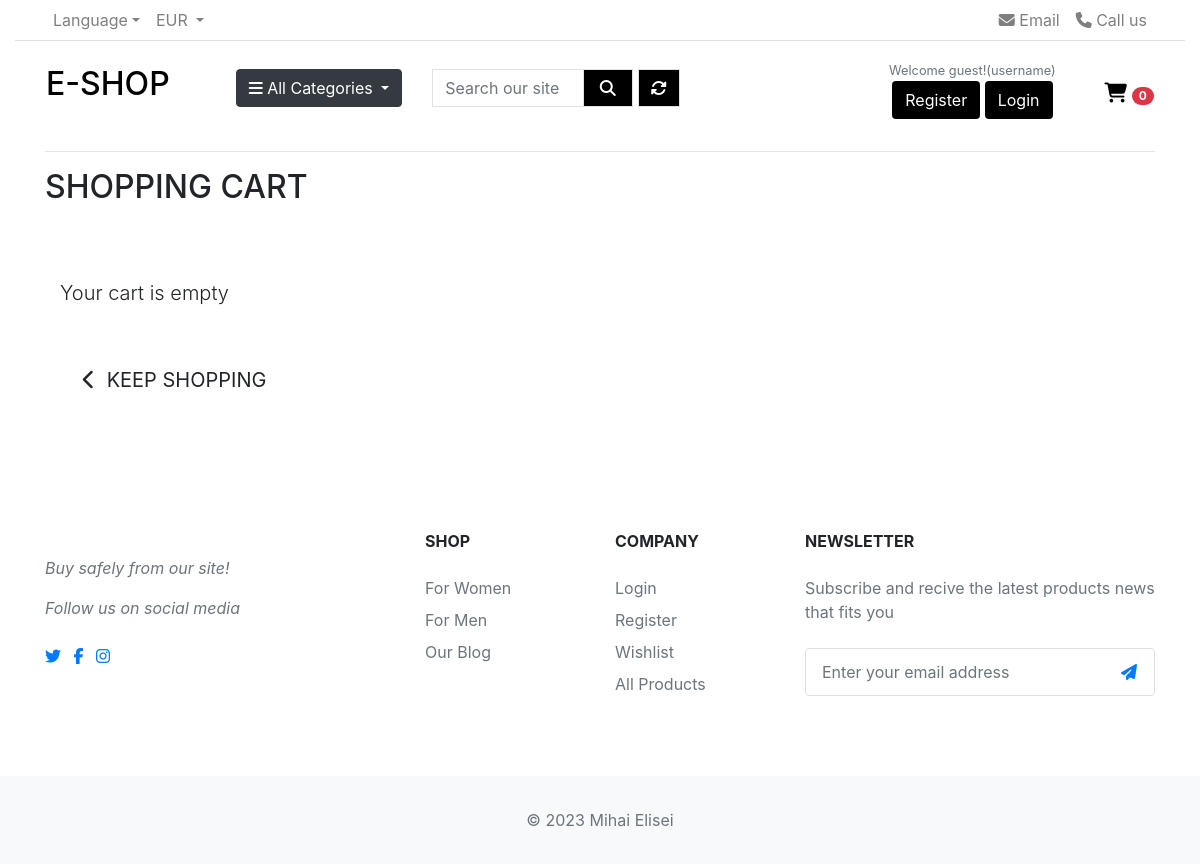
Before: /cart/ with the older database file.
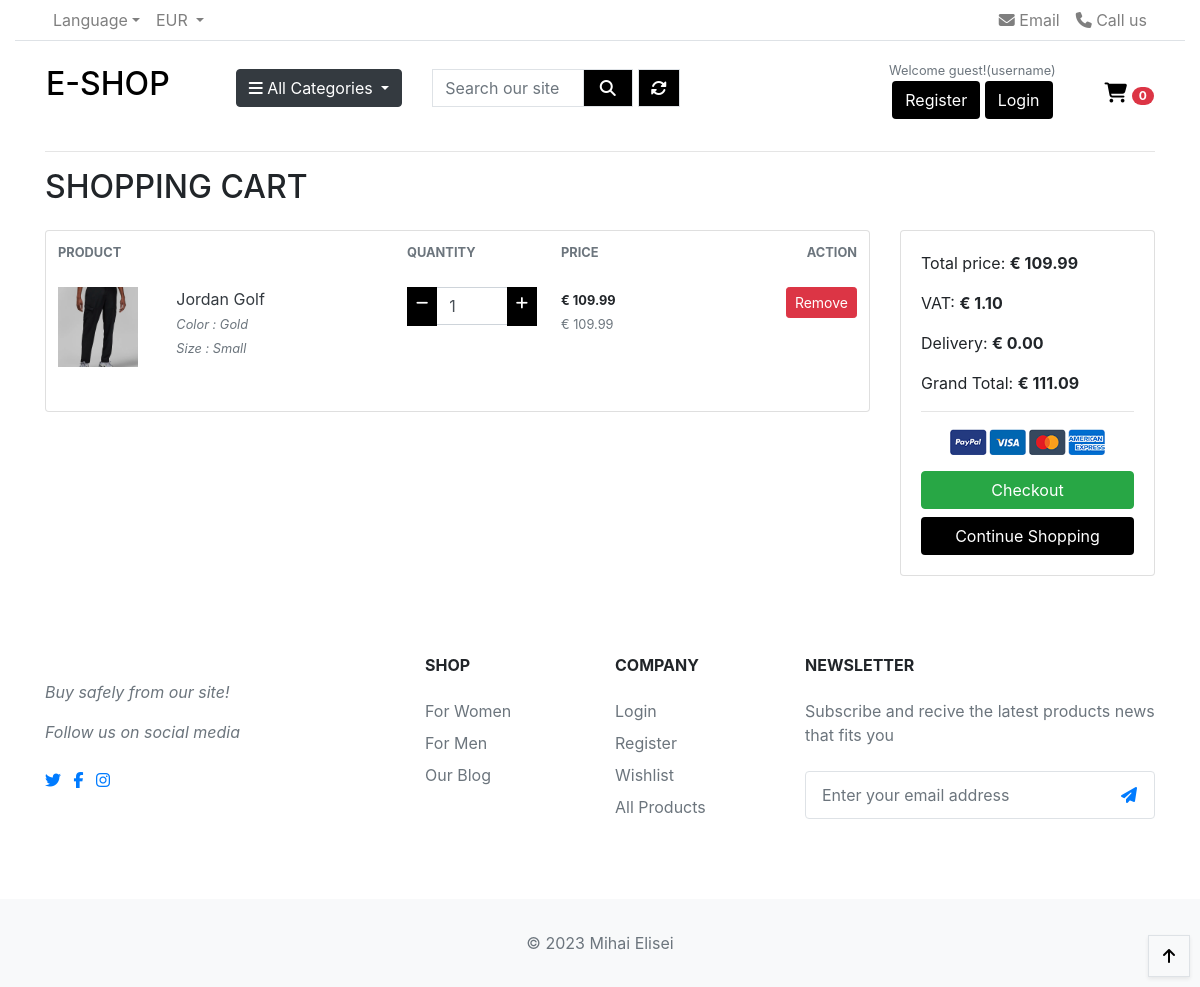
After: the same page with the newer database file.
### cart/models.py (models this page shows, shortened)
class CartItem(models.Model):
    product = models.ForeignKey(Product, on_delete=models.CASCADE)
    variations = models.ManyToManyField(Variation, blank=True)
    cart = models.ForeignKey(Cart, on_delete=models.CASCADE)
    quantity = models.IntegerField()
    is_active = models.BooleanField(default=True)
    def sub_total(self):
        return self.product.price * self.quantity

### products/models.py (models this page shows, shortened)
class Product(models.Model):
    category = models.ForeignKey('Category', null=True, blank=True,
                                 on_delete=models.SET_NULL)
    name = models.CharField(max_length=254, unique=True)
    slug = models.SlugField(max_length=254, unique=True)
    description = models.TextField()
    stock = models.IntegerField()
    is_available = models.BooleanField(default=True)
    price = models.DecimalField(max_digits=8, decimal_places=2)
    rating = models.DecimalField(max_digits=6, decimal_places=2, null=True,
                                 blank=True)
    image_url = models.URLField(max_length=1024, null=True, blank=True)
    image = models.ImageField(null=True, blank=True)
    created_date = models.DateTimeField(auto_now_add=True)
    updated_date = models.DateTimeField(auto_now=True)

class Variation(models.Model):
    product = models.ForeignKey(Product, on_delete=models.CASCADE)
    variation_category = models.CharField(
        max_length=100, choices=variation_choice)
    variation_value = models.CharField(max_length=100)
    is_active = models.BooleanField(default=True)
    created_date = models.DateTimeField(auto_now=True)
    objects = VariationManager()

### cart/views.py (the view)
# urls.py: path('', views.view_cart, name='view_cart'),
def view_cart(request):
    return render(request, 'cart/cart.html')

### cart/contexts.py (called while the page is built)
def counter(request):
    cart_count = 0
    if 'admin' in request.path:
        return {}
    else:
        try:
            cart = Cart.objects.filter(cart_id=_cart_id(request))
            cart_items = CartItem.objects.all().filter(cart=cart[:1])
            for cart_item in cart_items:
                cart_count += cart_item.quantity
        except Cart.DoesNotExist:
            cart_count = 0
    return dict(cart_count=cart_count)

### cart/views.py (called while the page is built)
def _cart_id(request):
    cart = request.session.session_key  # Get the session id
    if not cart:
        cart = request.session.create()
    return cart

### products/contexts.py (called while the page is built)
def category_links(request):
    categories = Category.objects.all()
    return dict(categories=categories)

### products/models.py (called while the page is built)
    def get_url(self):
        return reverse('products_by_category', args=[self.slug])

### cart/templates/cart/cart.html (shortened to what the changed rows need)
{% extends 'base.html' %}
{% load static %}
{% block content %}
<div class="container mb-2">
    <div class="row">
        <div class="col">
            <h2 class="logo-font mb-4"> Shopping Cart</h2>
        </div>
    </div>
    <div class="row">
        <div class="col">
            {% if cart_items %}
            <div class="row">
                <div class="col-lg-9">
                    <div class="card">
                        <table class="table table-borderless table-shopping-cart">
                            <thead class="text-muted">
                                <tr class="small text-uppercase">
                                    <th scope="col">Product</th>
                                    <th scope="col" width="120">Quantity</th>
                                    <th scope="col" width="120">Price</th>
                                    <th scope="col" class="text-right" width="200">Action </th>
                                </tr>
                            </thead>
                            <tbody>
                                {% for cart_item in cart_items %}
                                <tr>
                                    <td>
                                        <div class="row">
                                            <div class="col-lg-4 col-md-6 col-sm-12">
                                                {% if cart_item.product.image %}
                                                <img src="{{ cart_item.product.image.url }}" class="img-sm">
                                                {% else %}
                                                <img src="{{ MEDIA_URL }}noimage.png" class="img-sm">
                                                {% endif %}
                                            </div>
                                            <div class="col-lg-8 col-md-6 col-sm-12">
                                                <a href="{% url 'product_detail' cart_item.product.id %}"
                                                    class="title text-dark  d-block">{{ cart_item.product.name }}</a>
                                                <em class="text-muted small d-inline">
                                                    {% if cart_item.variations.all %}
                                                    {% for item in cart_item.variations.all %}
                                                    {{ item.variation_category | capfirst }} :
                                                    {{ item.variation_value | capfirst }} <br>
                                                    {% endfor %}
                                                    {% endif %}
                                                </em>
                                                <br>
                                            </div>
                                        </div>
                                    </td>
                                    <td>
                                        <div class="input-group input-spinner" style="width: 130px;">
                                            <div class="input-group-prepend">
                                                <a class=" btn btn-sm btn-black rounded-0"
                                                    href="{% url 'remove_from_cart' cart_item.product.id cart_item.id %}"
                                                    id="button-plus"> <i class="fa fa-minus"></i> </a>
                                            </div>
                                            <input type="text" class="form-control" value="{{ cart_item.quantity }}">
                                            <div class="input-group-append">
                                                <form action="{% url 'add_to_cart' cart_item.product.id %}"
                                                    method="POST">
                                                    <button class="btn btn-sm btn-black rounded-0" type="submit"
                                                        id="button-minus"> <i class="fa fa-plus"
                                                            style="height: 25px;"></i> </button>
                                                </form>
                                            </div>
                                        </div>
                                    </td>
                                    <td>
                                        <div class="price-wrap">
                                            <small class="price"><b> &euro; {{ cart_item.sub_total }}</b></small><br>
                                            <small class="text-muted">&euro; {{ cart_item.product.price }}</small>
                                        </div>
                                    </td>
                                    <td>
                                        <div>
                                            <a class="btn btn-sm remove-item btn-danger float-right"
                                                href="{% url 'remove_cart_item' cart_item.product.id cart_item.id %}">Remove</a>
                                        </div>
                                    </td>
                                </tr>
                                <div class="btt-button shadow-sm rounded-0 border border-black">
                                    <a class="btt-link d-flex h-100">
                                        <i class="fas fa-arrow-up text-black mx-auto my-auto"></i>
                                    </a>
                                </div>
                                {% endfor %}
                            </tbody>
                        </table>
                    </div>
                </div>
                <div class="col-lg-3">
                    <div class="card">
                        <div class="card-body">
                            <div>
                                <p>Total price: <strong class="text-right">&euro; {{ total | floatformat:2 }}</strong>
                                </p>
                            </div>
                            <div>
                                <p>VAT: <strong>&euro; {{ vat | floatformat:2 }}</strong>
                                </p>
                            </div>
                            <div>
                                <p>Delivery: <strong>&euro; {{ delivery | floatformat:2 }}</strong>
                                </p>
                            </div>
                            <div>
                                <p>Grand Total: <strong>&euro; {{ grand_total | floatformat:2 }}</strong>
                                </p>
                            </div>
                            <hr>
                            <p class="text-center mb-3">
                                <img src="/media/payments.png" height="26">
                            </p>
                            <a href="{% url 'checkout' %}" class="btn btn-success btn-block"> Checkout </a>
                            <a href="{% url 'products' %}" class="btn btn-black btn-block">Continue Shopping</a>
                        </div>
                    </div>
                </div>
            </div>
            {% else %}
            <div class="col-12 mb-5 mt-5">
                <p class="lead mb-5">Your cart is empty</p>
                <a href="{% url 'products' %}" class="btn bnt-outline-black rounded-0 btn-lg">
                    <span class="icon">
                        <i class="fas fa-chevron-left"></i>
                    </span>
                    <span class="text-uppercase">Keep Shopping</span>
                </a>
            </div>
            {% endif %}
        </div>
    </div>
</div>
{% endblock %}

Changed rows visible on the page:
added CartItem: product.image (picture), product.name "Jordan Golf", quantity "1", sub_total "109.99", product.price "109.99"
now on this page (row unchanged): Variation: variation_category "Color", variation_value "Gold"
now on this page (row unchanged): Variation: variation_category "Size", variation_value "Small"
Other visible differences:
{{ total | floatformat:2 }}: (not shown) → "109.99"
{{ vat | floatformat:2 }}: (not shown) → "1.10"
{{ delivery | floatformat:2 }}: (not shown) → "0.00"
{{ grand_total | floatformat:2 }}: (not shown) → "111.09"
text no longer shown: "Your cart is empty KEEP SHOPPING"
text now shown: "PRODUCT QUANTITY PRICE ACTION Total price: € VAT: € Delivery: € Grand Total: € Checkout Continue Shopping"
